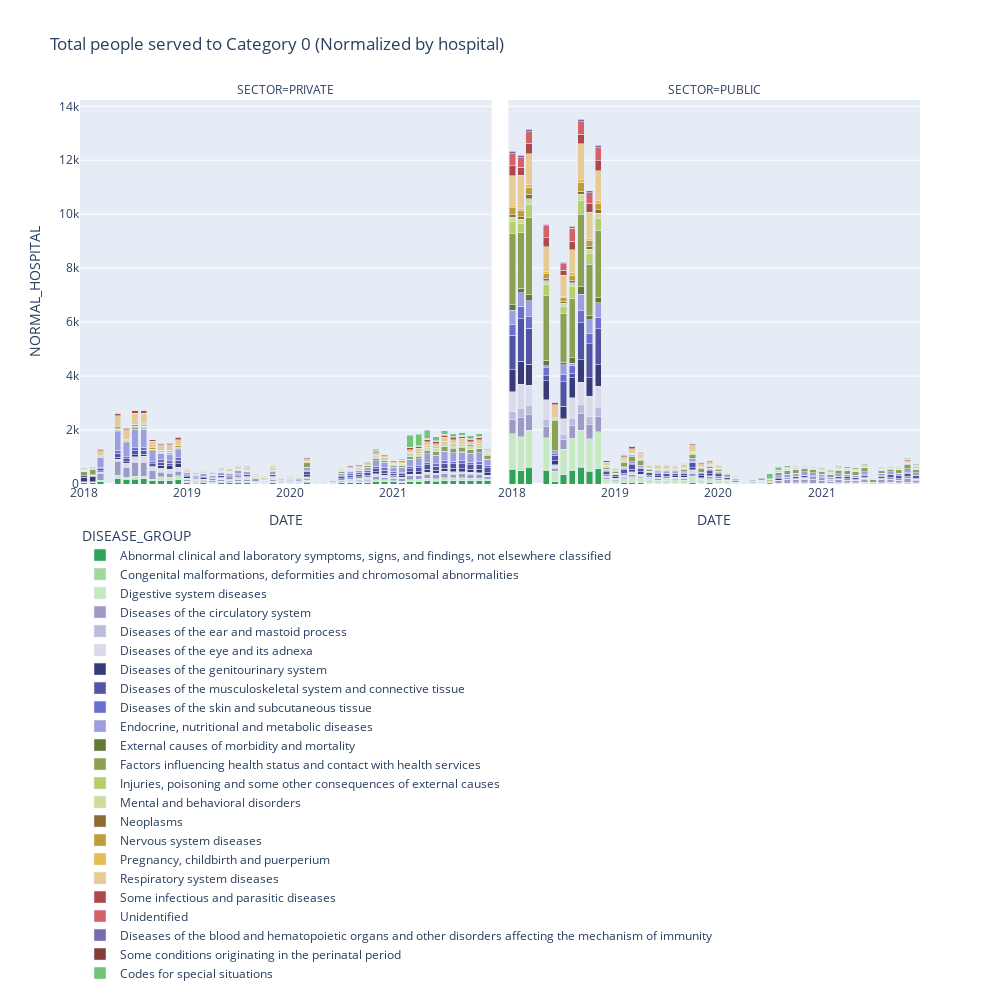

Write notebook code for a chart like this one.
### Markdown cell above
#### Graph to Normalized by hospital

### Code cell
fig = px.bar(data_temp, 
             x="DATE", 
             y="NORMAL_HOSPITAL", 
             color="DISEASE_GROUP", 
             barmode="stack", 
             facet_col="SECTOR",
             width=1000, height=1000,
             color_discrete_map = dict_colors,
             title='Total people served to Category ' + CATEGORIA_STUDIO + ' (Normalized by hospital)',
            )

fig.update_layout(legend=dict(yanchor="top",
                              y=-0.1,
                              xanchor="left",
                              x=0
                             ),
                  showlegend=True
                 )

fig.show()
fig.write_html("results/Sector_Normalized_Hospitals_Cat-"+CATEGORIA_STUDIO+"_bar.html")
